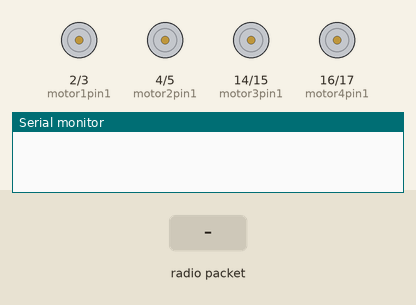
Simulated run of this sketch. Board: Arduino Uno, built with avr-gcc and run on an emulated ATmega328P. On the bench: motor-driver pin pairs drawn as motors (green arrow = first pin HIGH = forward, orange = second pin HIGH = backward, longer = more drive), the last lines printed to the serial monitor. The test bench sets the inputs (shaded band). No radio packets arrive unless stated.

Above: at 1.2 s.
1.3 s: radio packet "5" arrives
At 2.2 s:
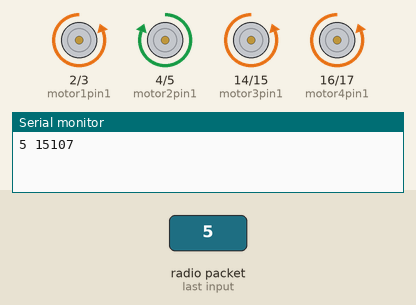
Timing chart, 0 to 4.3 s (numbered marks = the images above; inputs shaded):
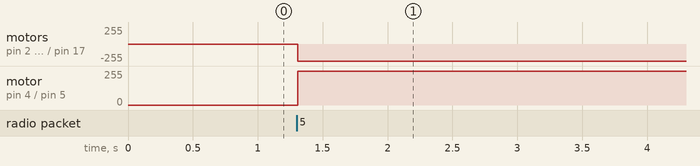

The sketch:

motors_joystick_finale2.ino
```cpp
/** INCLUDES **/
// Include the libraries for using the module (must intall RF24 by TMRh20)
#include <SPI.h>
#include <nRF24L01.h>
#include <RF24.h>
#include <math.h>
/** DEFINES **/
#define MESSAGE_LENGTH 20

/** MODULE SPECIFIC CODE **/
// Create an RF24 object, specifying CE and CSN
RF24 radio(9, 8);
// Create a variable to store the address through which two modules communicate
const byte address[6] = "00001";

/** STRUCTS **/
// A struct is just a bunch of variables in a trenchcoat
struct read_values{
  // In this struct there are two variables
  int x, y;
};

// Declaration of variables
int motor1pin1 = 2;
int motor1pin2 = 3;
int motor2pin1 = 4;
int motor2pin2 = 5;

int motor3pin1 = 14;
int motor3pin2 = 15;
int motor4pin1 = 16;
int motor4pin2 = 17;
int dx, sx;

/**--------------------------------**/

struct read_values parse_message(char* message) {
  // Variable where to store the parsed values
  struct read_values values;
  // Read the values from the string and store them in the struct
  sscanf(message, "%d, %d", &(values.x), &(values.y));
  // Return the struct as result of the function
  return values;
}

void setup() {
  // Serial monitor
  while (!Serial);
    Serial.begin(9600);
  // Begin radio communication
  radio.begin();
  // Set the address
  radio.openReadingPipe(0, address);
  // Set module as receiver
  radio.startListening();
  /*
-------------------------------------------------------------------------------
  */
  pinMode(motor1pin1, OUTPUT);
  pinMode(motor1pin2, OUTPUT);
  pinMode(motor2pin1, OUTPUT);
  pinMode(motor2pin2, OUTPUT);
  pinMode(motor3pin1, OUTPUT);
  pinMode(motor3pin2, OUTPUT);
  pinMode(motor4pin1, OUTPUT);
  pinMode(motor4pin2, OUTPUT);

}

void loop() {
  // If available, read the transmitted data into a text buffer
  if (radio.available())  {
    char text[MESSAGE_LENGTH] = {0};
    // Read the data from the radio module
    radio.read(&text, sizeof(text));
    // Parse the received text to a structured variable (defined above)
    struct read_values new_values = parse_message(text);
    // Print the values that were parsed
    Serial.print(new_values.x);
    Serial.print(" ");
    Serial.println(new_values.y);


  dx=new_values.x;
  sx=new_values.y;

  if (dx>=600){
  digitalWrite(motor1pin1, HIGH);
  digitalWrite(motor1pin2, LOW);

  digitalWrite(motor3pin1, HIGH);
  digitalWrite(motor3pin2, LOW);

  }
 else if (dx>400 && dx<600){
  digitalWrite(motor1pin1, LOW);
  digitalWrite(motor1pin2, LOW);
  digitalWrite(motor3pin1, LOW);
  digitalWrite(motor3pin2, LOW);
  }
  else{
  digitalWrite(motor1pin1, LOW);
  digitalWrite(motor1pin2, HIGH);

  digitalWrite(motor3pin1, LOW);
  digitalWrite(motor3pin2, HIGH);

  }
   if (sx>600){
  digitalWrite(motor2pin1, HIGH);
  digitalWrite(motor2pin2, LOW);

  digitalWrite(motor4pin1, LOW);
  digitalWrite(motor4pin2, HIGH);

  }
  else if (sx>400 && sx<600){
  digitalWrite(motor2pin1, LOW);
  digitalWrite(motor2pin2, LOW);

  digitalWrite(motor4pin1, LOW);
  digitalWrite(motor4pin2, LOW);
  }
  else{
  digitalWrite(motor2pin1, LOW);
  digitalWrite(motor2pin2, HIGH);

  digitalWrite(motor4pin1, HIGH);
  digitalWrite(motor4pin2, LOW);
  }
}
   delay (100);
}
```

Measured:
- after the input at 1.3 s, motor on pin 2 (motor1pin1) / pin 3 (motor1pin2), motor on pin 14 (motor3pin1) / pin 15 (motor3pin2), motor on pin 16 (motor4pin1) / pin 17 (motor4pin2): stopped → backward 255/255 at once; motor on pin 4 (motor2pin1) / pin 5 (motor2pin2): stopped → forward 255/255 at once
